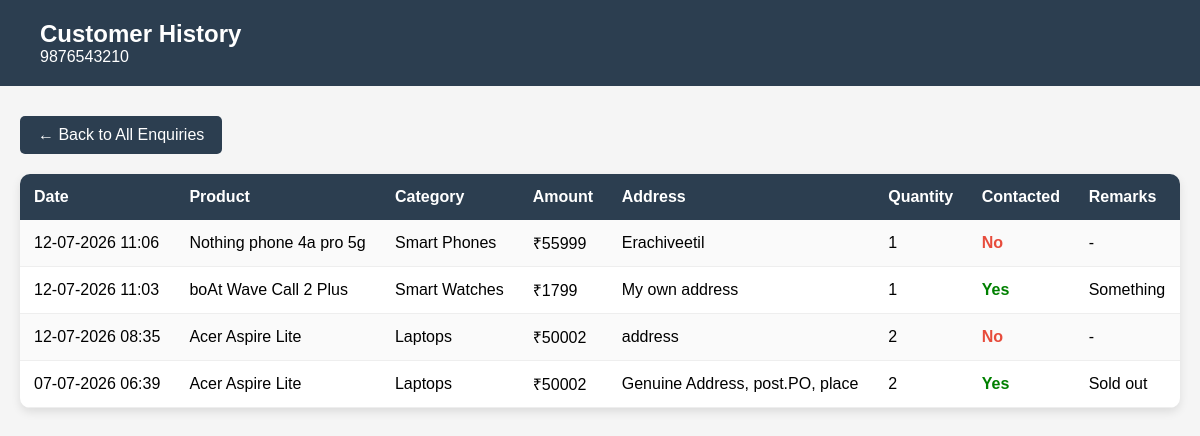
The page /admin_side/enquiries/customer/9876543210/ (signed in) on the database its author committed.
### user_section/models.py (models this page shows, shortened)
class Enquiry(models.Model):
    product = models.ForeignKey(Product, on_delete=models.CASCADE, related_name='enquiries')
    name = models.CharField(max_length=100)
    address = models.TextField()
    quantity = models.PositiveIntegerField()
    mobile_number = models.CharField(max_length=15)
    date = models.DateTimeField(auto_now_add=True)
    contacted = models.BooleanField(default=False)
    remarks = models.TextField(blank=True)

class Product(models.Model):
    Title = models.CharField(max_length=100)
    amount = models.IntegerField()
    image = models.ImageField(upload_to='product_images/')
    category = models.ForeignKey(Category, on_delete=models.SET_NULL, null=True, blank=True, related_name='products')

class Category(models.Model):
    name = models.CharField(max_length=50, unique=True)

### admin_side/views.py (the view)
# urls.py: path('enquiries/customer/<str:mobile_number>/', views.customer_history, name='customer_history'),
@staff_member_required(login_url='admin_login')
def customer_history(request, mobile_number):
    enquiries = Enquiry.objects.select_related('product', 'product__category').filter(
        mobile_number=mobile_number
    ).order_by('-date')
    return render(request, "admin_side/customer_history.html", {
        "enquiries": enquiries,
        "mobile_number": mobile_number,
    })

### templates/admin_side/customer_history.html (shortened to what this page needs)
<!DOCTYPE html>
<html>
<head>
</head>
<body>
<header>
    <h2>Customer History</h2>
    <p>{{ mobile_number }}</p>
</header>
<div class="container">
    <a class="btn" href="{% url 'enquiry_list' %}">
        ← Back to All Enquiries
    </a>
    <div class="table-card">
        <table>
            <tr>
                <th>Date</th>
                <th>Product</th>
                <th>Category</th>
                <th>Amount</th>
                <th>Address</th>
                <th>Quantity</th>
                <th>Contacted</th>
                <th>Remarks</th>
            </tr>
            {% for enquiry in enquiries %}
            <tr>
                <td>{{ enquiry.date|date:"d-m-Y H:i" }}</td>
                <td>{{ enquiry.product.Title }}</td>
                <td>{{ enquiry.product.category.name }}</td>
                <td>₹{{ enquiry.product.amount }}</td>
                <td>{{ enquiry.address }}</td>
                <td>{{ enquiry.quantity }}</td>
                <td>
                    {% if enquiry.contacted %}
                        <span class="yes">Yes</span>
                    {% else %}
                        <span class="no">No</span>
                    {% endif %}
                </td>
                <td>{{ enquiry.remarks|default:"-" }}</td>
            </tr>
            {% empty %}
            <tr>
                <td colspan="8" style="text-align:center;padding:20px;">
                    No enquiry history found.
                </td>
            </tr>
            {% endfor %}
        </table>
    </div>
</div>
</body>
</html>

### templates/admin_side/customer_history.html (style rules this page uses)
* { margin:0; padding:0; box-sizing:border-box; font-family:Arial, Helvetica, sans-serif; }
body { background:#f5f5f5; }
header { background:#2c3e50; color:white; padding:20px 40px; }
.container { max-width:1200px; margin:30px auto; padding:0 20px; }
.btn { display:inline-block; background:#2c3e50; color:white; text-decoration:none; padding:10px 18px; border-radius:5px; margin-bottom:20px; }
.table-card { background:white; border-radius:10px; overflow:hidden; box-shadow:0 4px 10px rgba(0,0,0,.1); }
table { width:100%; border-collapse:collapse; }
th { background:#2c3e50; color:white; padding:14px; text-align:left; }
td { padding:12px 14px; border-bottom:1px solid #eee; }
tr:nth-child(even) { background:#fafafa; }
.yes { color:green; font-weight:bold; }
.no { color:#e74c3c; font-weight:bold; }

### rows shown on the page
Enquiry: date "12-07-2026 11:06", product.Title "Nothing phone 4a pro 5g", product.category.name "Smart Phones", product.amount "55999", address "Erachiveetil", quantity "1", contacted "No", remarks "-"
Enquiry: date "12-07-2026 11:03", product.Title "boAt Wave Call 2 Plus", product.category.name "Smart Watches", product.amount "1799", address "My own address", quantity "1", contacted "Yes", remarks "Something"
Enquiry: date "12-07-2026 08:35", product.Title "Acer Aspire Lite", product.category.name "Laptops", product.amount "50002", address "address", quantity "2", contacted "No", remarks "-"
Enquiry: date "07-07-2026 06:39", product.Title "Acer Aspire Lite", product.category.name "Laptops", product.amount "50002", address "Genuine Address, post.PO, place", quantity "2", contacted "Yes", remarks "Sold out"

### other values the page prints
{{ mobile_number }} "9876543210"
